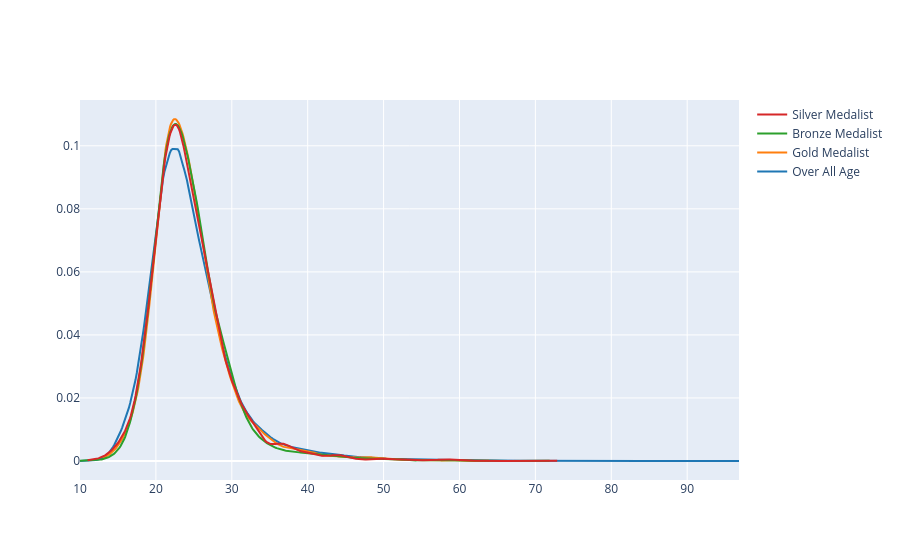

The cell this chart's notebook holds for it:
### Code cell
import plotly.figure_factory as ff
athelete_df = df.drop_duplicates(subset=["Name"])
x1 = athelete_df["Age"].dropna()
x2 = athelete_df[athelete_df["Medal"] == "Gold"]["Age"].dropna()
x3 = athelete_df[athelete_df["Medal"] == "Bronze"]["Age"].dropna()
x4 = athelete_df[athelete_df["Medal"] == "Silver"]["Age"].dropna()
fig = ff.create_distplot([x1,x2,x3,x4],["Over All Age","Gold Medalist","Bronze Medalist","Silver Medalist"],show_hist=False,show_rug=False)
fig.show()

### Figure 1 — Plotly figure (JSON) as saved in the notebook; plotly's stock layout.template omitted (floating-point values rounded to 4 significant figures; data arrays with more than 128 entries replaced by an {"elided": "..."} marker saying what was removed)
{"data": [{"legendgroup": "Over All Age", "marker": {"color": "rgb(31, 119, 180)"}, "mode": "lines", "name": "Over All Age", "showlegend": true, "type": "scatter", "x": {"elided": "500 float values"}, "xaxis": "x", "y": {"elided": "500 float values"}, "yaxis": "y"}, {"legendgroup": "Gold Medalist", "marker": {"color": "rgb(255, 127, 14)"}, "mode": "lines", "name": "Gold Medalist", "showlegend": true, "type": "scatter", "x": {"elided": "500 float values"}, "xaxis": "x", "y": {"elided": "500 float values"}, "yaxis": "y"}, {"legendgroup": "Bronze Medalist", "marker": {"color": "rgb(44, 160, 44)"}, "mode": "lines", "name": "Bronze Medalist", "showlegend": true, "type": "scatter", "x": {"elided": "500 float values"}, "xaxis": "x", "y": {"elided": "500 float values"}, "yaxis": "y"}, {"legendgroup": "Silver Medalist", "marker": {"color": "rgb(214, 39, 40)"}, "mode": "lines", "name": "Silver Medalist", "showlegend": true, "type": "scatter", "x": {"elided": "500 float values"}, "xaxis": "x", "y": {"elided": "500 float values"}, "yaxis": "y"}], "layout": {"barmode": "overlay", "hovermode": "closest", "legend": {"traceorder": "reversed"}, "xaxis": {"anchor": "y2", "domain": [0, 1], "zeroline": false}, "yaxis": {"anchor": "free", "domain": [0, 1], "position": 0}}}
